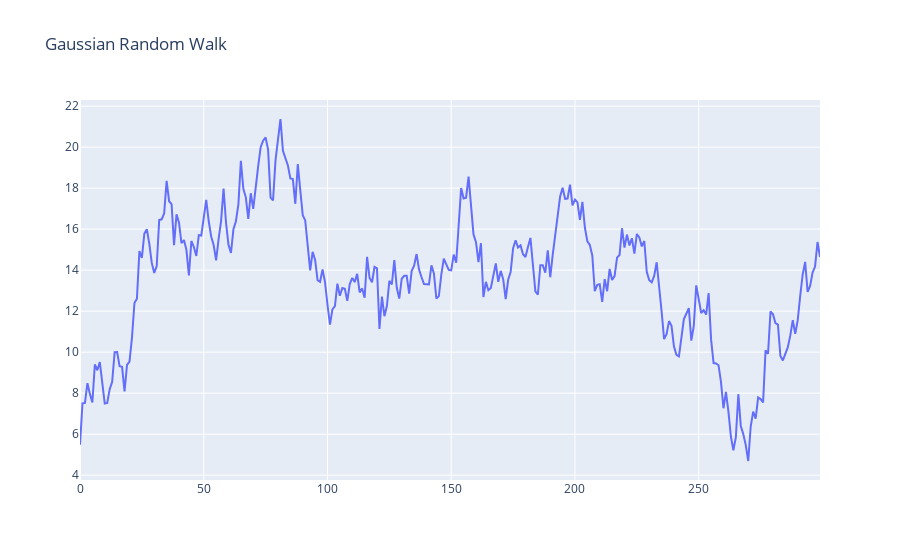

The cell this chart's notebook holds for it:
### Code cell
plot_generator(
    GaussianRandomWalk(300), 
    title = 'Gaussian Random Walk')

### Figure 1 — Plotly figure (JSON) as saved in the notebook; plotly's stock layout.template omitted (floating-point values rounded to 4 significant figures; data arrays with more than 128 entries replaced by an {"elided": "..."} marker saying what was removed)
{"data": [{"type": "scatter", "x": {"elided": "300 int values"}, "y": {"elided": "300 float values"}}], "layout": {"title": {"text": "Gaussian Random Walk"}}}
